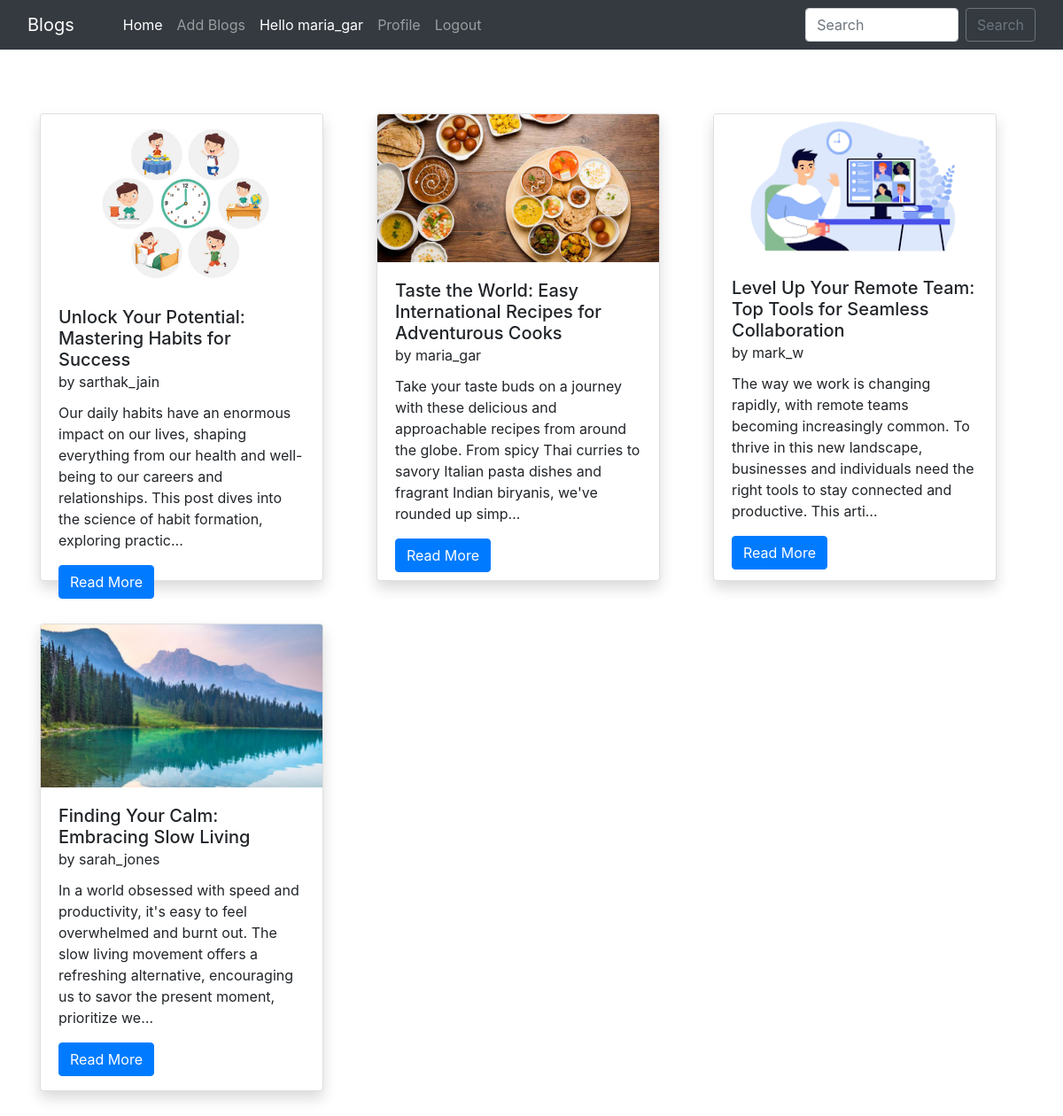
/ (signed in), run on the app's committed database.
### home/models.py (models this page shows, shortened)
class BlogPost(models.Model):
    title=models.CharField(max_length=255)
    author= models.ForeignKey(User, on_delete=models.CASCADE)
    slug=models.CharField(max_length=130)
    content=models.TextField()
    image = models.ImageField(upload_to="profile_pics", blank=True, null=True)
    dateTime=models.DateTimeField(auto_now_add=True)

### home/views.py (the view)
# urls.py: path("", views.blogs, name="blogs"),
def blogs(request):
    posts = BlogPost.objects.all()
    posts = BlogPost.objects.filter().order_by('-dateTime')
    return render(request, "blog.html", {'posts':posts})

### home/templates/blog.html (shortened to what this page needs)
{% extends 'base.html' %}
{% block homeactive %} active {% endblock homeactive %}
{% block body %}
<div class="container mt-5 mb-3">
    <div class="row">
        {% for post in posts %}
        <div class="col-lg-4 my-4">
            <div class="card shadow" style="width: 20rem; height: 33rem;">
                <img src="/media/{{post.image}}" class="card-img-top" alt="..." height="250px">
                <div class="card-body">
                  <h5 class="card-title">{{post.title}} <br><small>by {{post.author}}</small></h5>
                  <p class="card-text">{{post.content| truncatechars:210}}</p>
                  <a href="blog/{{post.slug}}" class="btn btn-primary">Read More {% if user.is_superuser %}<a href="delete_blog_post/{{post.slug}}/" class="btn btn-danger mx-4">Delete Blog</a>{% endif %}</a>
                </div>
              </div>
        </div>
        {% endfor %}
    </div>
</div>
{% endblock %}

### home/templates/base.html (shortened to what this page needs)
<!doctype html>
<html lang="en">
  <head>
    <link href="//maxcdn.bootstrapcdn.com/bootstrap/4.1.1/css/bootstrap.min.css" rel="stylesheet" id="bootstrap-css">
    <link href="https://cdn.jsdelivr.net/npm/bootstrap@5.0.2/dist/css/bootstrap.min.css" rel="stylesheet">
    <link rel="stylesheet" href="https://maxcdn.bootstrapcdn.com/bootstrap/4.0.0/css/bootstrap.min.css">
  </head>
  <body>
    <nav class="navbar navbar-expand-lg navbar-dark bg-dark sticky-top">
        <div class="container-fluid">
          <a class="navbar-brand" href="/">Blogs</a>
          <div class="collapse navbar-collapse" id="navbarSupportedContent">
          <div class="container mx-3">
            <ul class="navbar-nav me-auto mb-2 mb-lg-0">
              <li class="nav-item">
                <a class="nav-link {% block homeactive %} {% endblock homeactive %}" aria-current="page" href="/">Home</a>
              </li>
              {% if user.is_authenticated %}
              <li class="nav-item">
                <a class="nav-link {% block add_blogs_active %} {% endblock add_blogs_active %}" href="/add_blogs/">Add Blogs</a>
              </li>
              <li class="nav-item">
                <a class="nav-link active" href="#">Hello {{request.user}}</a>
              </li>
              <li class="nav-item">
                <a class="nav-link {% block profileactive %} {% endblock profileactive %}" href="/profile/">Profile</a>
              </li>
              <li class="nav-item">
                <a class="nav-link" href="/logout/">Logout</a>
              </li>
              {% endif %}
            </ul>
            </div>
            <form class="d-flex" method="POST" action="/search/"> {% csrf_token %}
              <input class="form-control me-2" type="search" placeholder="Search" name="searched" id="searched" aria-label="Search">
              <button href="/search/" class="btn btn-outline-secondary" type="submit">Search</button>
            </form>
          </div>
        </div>
      </nav>
      {% block body %}
      {% endblock %}
</body>
</html>

### data on the page
BlogPost: image (picture), title "Unlock Your Potential: Mastering Habits for Success", author "sarthak_jain", content "Our daily habits have an enormous impact on our lives, shaping everything from our health and well-being to our careers and relationships. This post dives into the science of habit formation, exploring practic…"
BlogPost: image (picture), title "Taste the World: Easy International Recipes for Adventurous Cooks", author "maria_gar", content "Take your taste buds on a journey with these delicious and approachable recipes from around the globe. From spicy Thai curries to savory Italian pasta dishes and fragrant Indian biryanis, we've rounded up simp…"
BlogPost: image (picture), title "Level Up Your Remote Team: Top Tools for Seamless Collaboration", author "mark_w", content "The way we work is changing rapidly, with remote teams becoming increasingly common. To thrive in this new landscape, businesses and individuals need the right tools to stay connected and productive. This arti…"
BlogPost: image (picture), title "Finding Your Calm: Embracing Slow Living", author "sarah_jones", content "In a world obsessed with speed and productivity, it's easy to feel overwhelmed and burnt out. The slow living movement offers a refreshing alternative, encouraging us to savor the present moment, prioritize we…"

### other printed values
{{ request.user }} "maria_gar"
